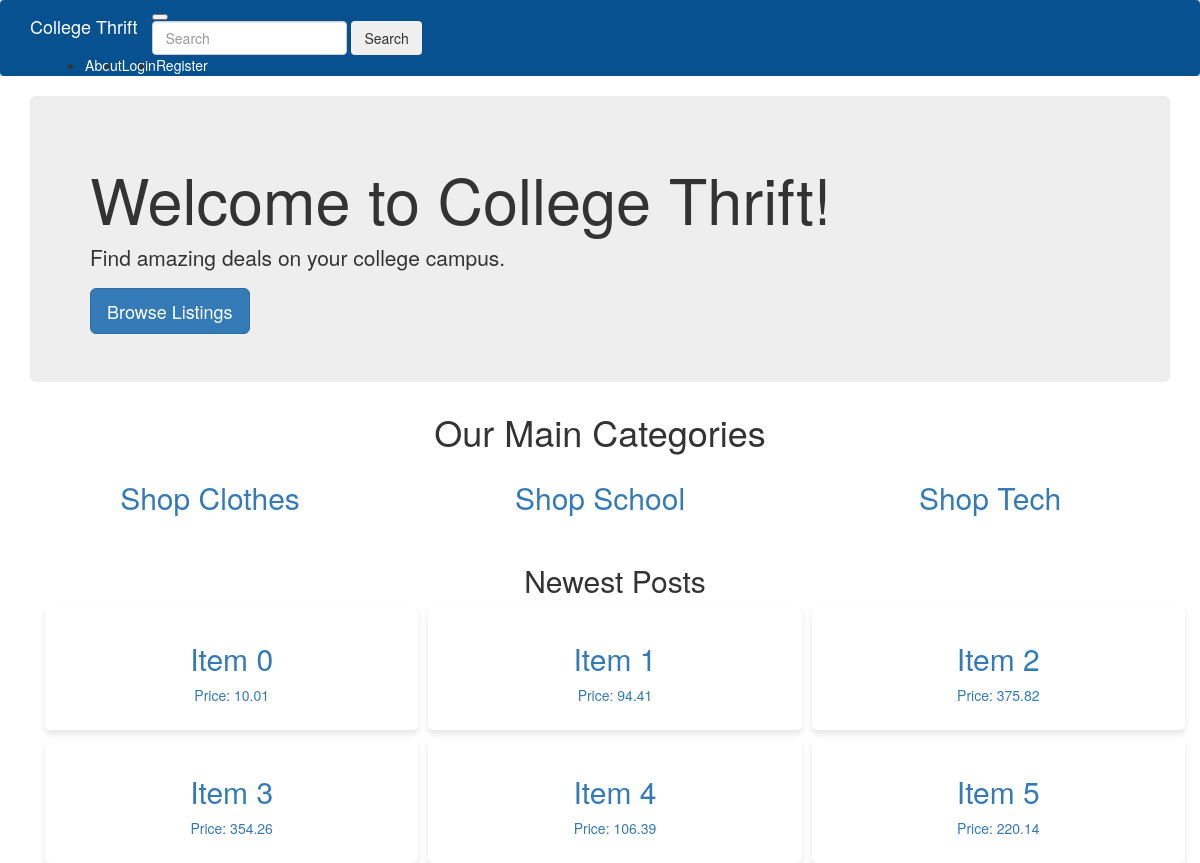
/Home, run on an earlier commit of the app's database.
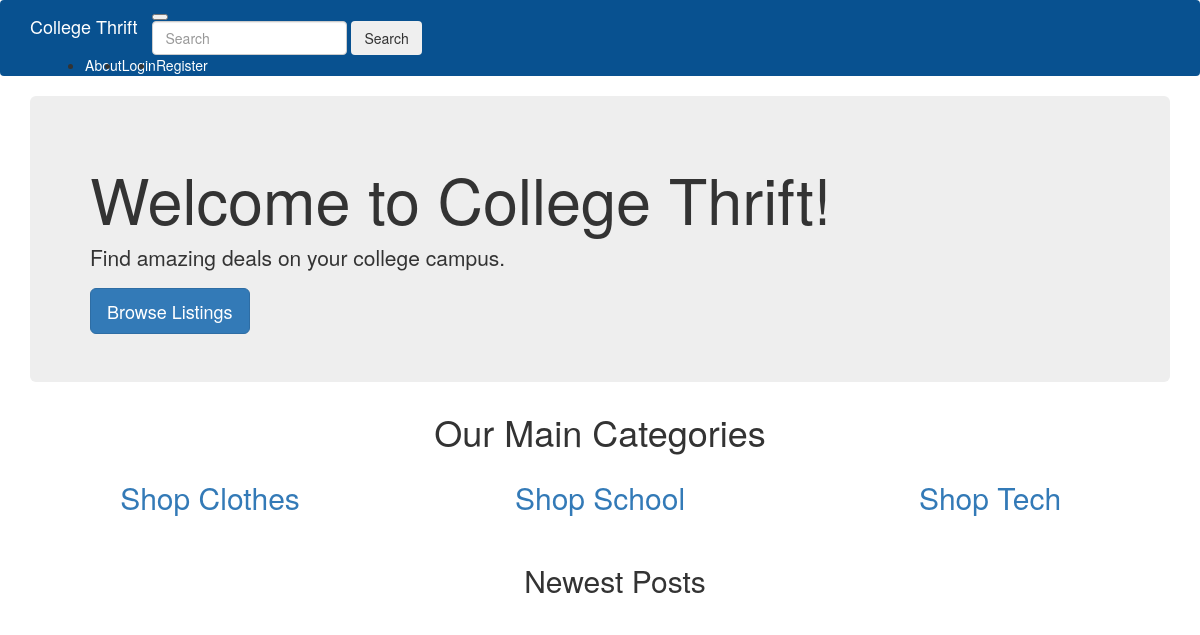
And on a later commit of the database.
### app/models.py (models this page shows, shortened)
class Post(db.Model):
    id = db.Column(db.Integer, primary_key=True)
    title = db.Column(db.String(100))
    description = db.Column(db.Text)
    price = db.Column(db.Numeric(10, 2))
    category_id = db.Column(db.Integer, db.ForeignKey('category.id'))
    category = db.relationship('Category', backref=db.backref('posts', lazy=True))
    image = db.Column(db.String(256))  # Assuming image paths are stored as strings
    created_at = db.Column(db.DateTime(timezone=True), server_default=func.now())
    updated_at = db.Column(db.DateTime(timezone=True), onupdate=func.now())
    user_id = db.Column(db.Integer, db.ForeignKey('user.id'))

### app/routes.py (the view)
@app.route('/')
@app.route('/Home')
def Home():
    posts = Post.query.order_by(Post.created_at.desc()).limit(6).all()
    return render_template('index.html', title='Home', posts=posts)

### app/templates/index.html (shortened to what this page needs)
{% extends "base.html" %}
{% block app_content %}
<div class="text-center">
    <h1 class="my-4">Our Main Categories</h1>
    <div class="row">
    <div class="col-md-4 mb-4">
        <a href="{{ url_for('browse', category=3) }}">
            <div class="card h-100">
                <div class="card-body">
                    <h2 class="card-title">Shop Clothes</h2>
                </div>
            </div>
        </a>
    </div>
    <div class="col-md-4 mb-4">
        <a href="{{ url_for('browse', category=2) }}">
            <div class="card h-100">
                <div class="card-body">
                    <h2 class="card-title">Shop School</h2>
                </div>
            </div>
        </a>
    </div>
    <div class="col-md-4 mb-4">
        <a href="{{ url_for('browse', category=1) }}">
            <div class="card h-100">
                <div class="card-body">
                    <h2 class="card-title">Shop Tech</h2>
                </div>
            </div>
        </a>
    </div>
</div>
    <div><br></div>
    <div class="container">
        <h2 class="title">Newest Posts</h2>
        <div class="grid">
            {% for post in posts %}
                <div class="grid-item">
                    <a href="{{ url_for('post_detail', post_id=post.id) }}">
                        <div class="content">
                            <h2>{{ post.title }}</h2>
                            <p>Price: {{ post.price }}</p>
                        </div>
                    </a>
                </div>
            {% endfor %}
        </div>
    </div>
</div>
{% endblock %}

### app/templates/base.html (shortened to what this page needs)
{% extends 'bootstrap/base.html' %}
{% block navbar %}
<nav class="navbar navbar-expand-lg navbar-light" style="background-color: #085190;">
  <div class="container">
    <a class="navbar-brand" href="{{ url_for('Home') }}" style="color: white;">College Thrift</a>
    <button class="navbar-toggler" type="button" data-toggle="collapse" data-target="#navbarNavDropdown" aria-controls="navbarNavDropdown" aria-expanded="false" aria-label="Toggle navigation">
    </button>
    <form method="get" action="{{ url_for('browse') }}" class="form-inline">
    <input class="form-control mr-sm-2" type="search" placeholder="Search" aria-label="Search" name="query">
    <button class="btn btn-outline-success my-2 my-sm-0" type="submit">Search</button>
    </form>
    <div class="collapse navbar-collapse" id="navbarNavDropdown">
      <ul class="navbar-nav ml-auto">
        <li class="nav-item">
          <a class="nav-link" href="{{ url_for('About') }}" style="color: white;">About</a>
        </li>
          {% if current_user.is_anonymous %}
        <li class="nav-item">
          <a class="nav-link" href="{{ url_for('login') }}" style="color: white;">Login</a>
        </li>
        <li class="nav-item">
          <a class="nav-link" href="{{ url_for('register') }}" style="color: white;">Register</a>
          {% endif %}
      </ul>
    </div>
  </div>
</nav>
{% endblock %}
{% block content %}
    <div class="container">
        <header class="jumbotron my-4">
            <h1 class="display-3">Welcome to College Thrift!</h1>
            <p class="lead">Find amazing deals on your college campus.</p>
            <a href="{{ url_for('browse') }}" class="btn btn-primary btn-lg">Browse Listings</a>
        </header>
        {% block app_content %}{% endblock %}
    </div>
{% endblock %}

What changed in the data, as far as the page shows it:
removed Post: title "Item 0", price "10.01"
removed Post: title "Item 1", price "94.41"
removed Post: title "Item 2", price "375.82"
removed Post: title "Item 3", price "354.26"
removed Post: title "Item 4", price "106.39"
removed Post: title "Item 5", price "220.14"
